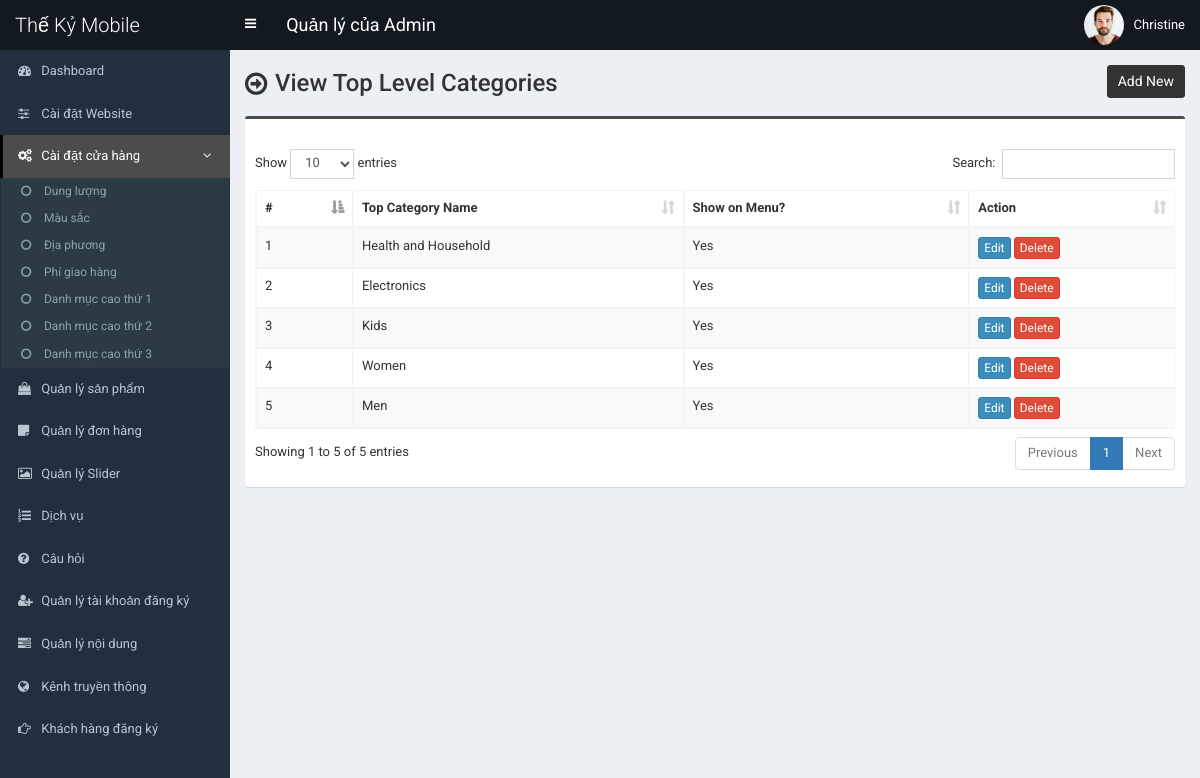
The app's page /admin/top-category.php (signed in) with its own data.
### tables this page shows
CREATE TABLE `tbl_top_category` (
  `tcat_id` int(11) NOT NULL,
  `tcat_name` varchar(255) NOT NULL,
  `show_on_menu` int(1) NOT NULL
);

### admin/top-category.php (the view, shortened to what this page needs)
<?php require_once('header.php'); ?>
<section class="content-header">
	<div class="content-header-left">
		<h1>View Top Level Categories</h1>
	</div>
	<div class="content-header-right">
		<a href="top-category-add.php" class="btn btn-primary btn-sm">Add New</a>
	</div>
</section>
<section class="content">
  <div class="row">
    <div class="col-md-12">
      <div class="box box-info">
        <div class="box-body table-responsive">
          <table id="example1" class="table table-bordered table-hover table-striped">
			<thead>
			    <tr>
			        <th>#</th>
			        <th>Top Category Name</th>
                    <th>Show on Menu?</th>
			        <th>Action</th>
			    </tr>
			</thead>
            <tbody>
            	<?php
            	$i=0;
            	$statement = $pdo->prepare("SELECT * FROM tbl_top_category ORDER BY tcat_id DESC");
            	$statement->execute();
            	$result = $statement->fetchAll(PDO::FETCH_ASSOC);
            	foreach ($result as $row) {
            		$i++;
            		?>
					<tr>
	                    <td><?php echo $i; ?></td>
	                    <td><?php echo $row['tcat_name']; ?></td>
                        <td>
                            <?php
                                if($row['show_on_menu'] == 1) {
                                    echo 'Yes';
                                } else {
                                    echo 'No';
                                }
                            ?>
                        </td>
	                    <td>
	                        <a href="top-category-edit.php?id=<?php echo $row['tcat_id']; ?>" class="btn btn-primary btn-xs">Edit</a>
	                        <a href="#" class="btn btn-danger btn-xs" data-href="top-category-delete.php?id=<?php echo $row['tcat_id']; ?>" data-toggle="modal" data-target="#confirm-delete">Delete</a>
	                    </td>
	                </tr>
            		<?php
            	}
            	?>
            </tbody>
          </table>
        </div>
      </div>
</section>
<?php require_once('footer.php'); ?>

### admin/style.css (style rules this page uses)
body { font-size: 13px; font-family: "Roboto", sans-serif; }
.content-header > h1, .content-header .content-header-left h1 { font-family: "Roboto", sans-serif; }
.box-info { padding-top: 20px; }
.content-header { overflow: hidden; }
.content-header .content-header-left { float: left; padding-top: 5px; }
.content-header .content-header-right { float: right; }
.content-header .content-header-left h1 { margin-top: 0; margin-bottom: 0; padding-left: 30px; padding-bottom: 5px; font-size: 24px; position: relative; }
.content-header .content-header-left h1:before { position: absolute; top: 0; left: 0; font-family: "FontAwesome", sans-serif; font-size: 26px; content: "\f18e"; }
.content-header .content-header-right a { position: relative; font-size: 14px; }
.box.box-info { border-top-color: #4c4c4c; }
.content-header .content-header-right a { background-color: #333333; border-color: #333333; }

### records on screen
tbl_top_category: tcat_name "Health and Household", show_on_menu "Yes"
tbl_top_category: tcat_name "Electronics", show_on_menu "Yes"
tbl_top_category: tcat_name "Kids", show_on_menu "Yes"
tbl_top_category: tcat_name "Women", show_on_menu "Yes"
tbl_top_category: tcat_name "Men", show_on_menu "Yes"

### other values on screen
$_SESSION['user']['full_name'] "Christine"
